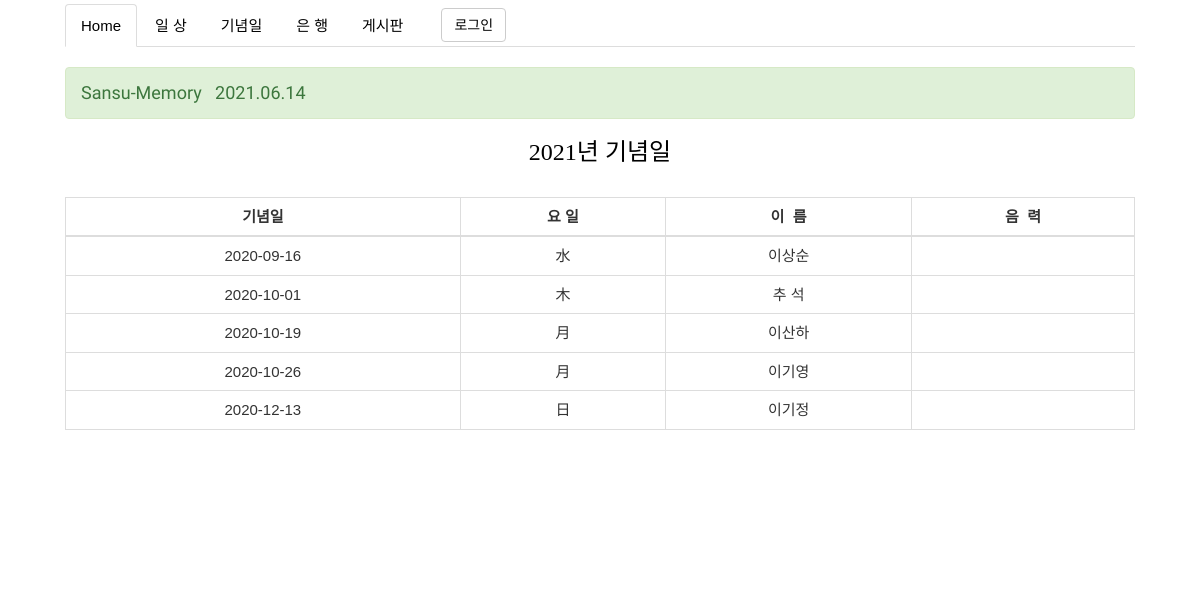
The app's page /anniversary_list/, older data.
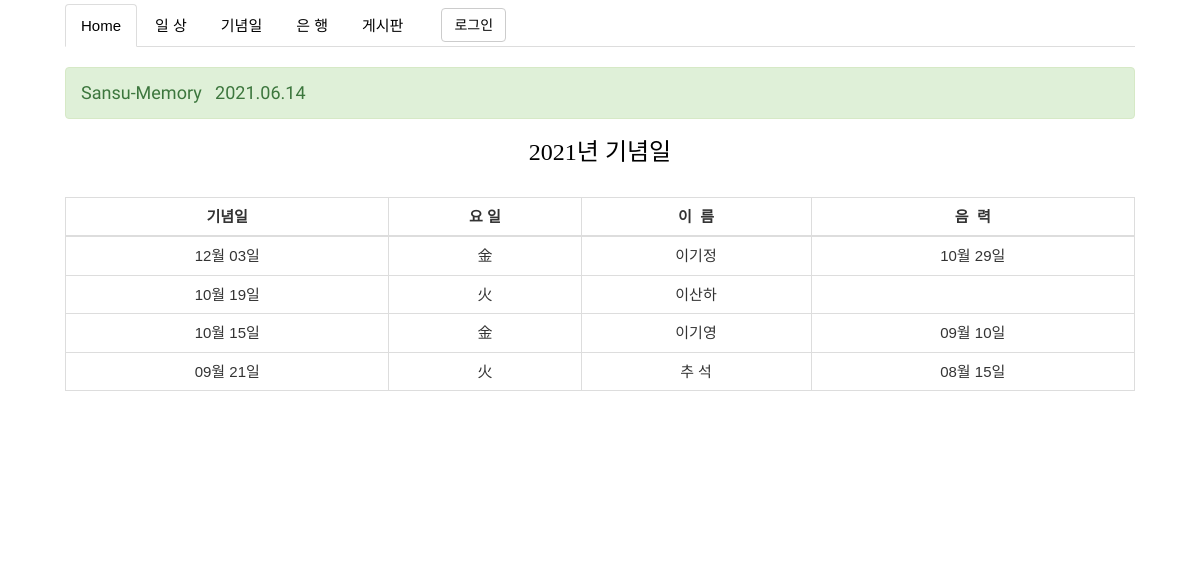
The same page, newer data.
### family_site/models.py (models this page shows, shortened)
class Anniversary(models.Model):
    anniversary_date = models.CharField('생일날자', max_length=20, help_text='생일날자')
    anniversary_day = models.CharField('요일', max_length=10,default='',  help_text='요일')
    anniversary_name = models.CharField('이름', max_length=20, default='', help_text='생일 당사자 이름')
    anniversary_lunar_date = models.CharField('생일 음력 날자', max_length=20, blank=True, help_text='생일 음력 날자')
    daily_created_date = models.DateTimeField('생성일', default=timezone.now, help_text='생성날자')
    daily_published_date = models.DateTimeField('수정일', auto_now=True, help_text='수정날자')
    class Meta:
        ordering = ('id',)

### family_site/views.py (the view)
# urls.py: path('anniversary_list/', views.AnniversaryListView.as_view(), name='anniversary_list'),
class AnniversaryListView(ListView):
    model = Anniversary
    template_name = 'family_site/anniversary/anniversary_list.html'
    def get_context_data(self, *args, **kwargs):
        context = super().get_context_data(*args, **kwargs)
        anni = date(2018,3,31)
        context['a'] = anni
        b = date.today()
        return context

### family_site/templates/family_site/anniversary/anniversary_list.html (shortened to what this page needs)
{% extends 'main_layout.html' %}
{% load static %}
{% block stylesheet %} {% static 'family_site/css/anniversary/anniversary_list.css' %} {% endblock stylesheet %}
{% block content1 %}
<h3 id='anniversary'>2021년 기념일</h3><br>
<table class='table table-bordered table-hover'>
    <thead>
        <tr>
            <th>기념일</th>
            <th>요 일</th>
            <th>이&nbsp;&nbsp;름</th>
            <th>음&nbsp;&nbsp;력</th>
        </tr>
    </thead>
    <tbody>{% for i in object_list %}
        <tr id='back'>
            <td>{{ i.anniversary_date }}</td>
            <td>{{ i.anniversary_day }}</td>
            <td>{{ i.anniversary_name }}</td>
            <td>{{ i.anniversary_lunar_date }}</td>
        </tr>{% endfor %}
    </tbody>
</table>
<br><br><br><br><br><br>
{% endblock content1 %}

Row changes from the older to the newer data that the page shows:
removed Anniversary: anniversary_date "2020-09-16", anniversary_day "水", anniversary_name "이상순"
removed Anniversary: anniversary_date "2020-10-01", anniversary_day "木", anniversary_name "추 석"
removed Anniversary: anniversary_date "2020-10-19", anniversary_day "月", anniversary_name "이산하"
removed Anniversary: anniversary_date "2020-10-26", anniversary_day "月", anniversary_name "이기영"
removed Anniversary: anniversary_date "2020-12-13", anniversary_day "日", anniversary_name "이기정"
added Anniversary: anniversary_date "12월 03일", anniversary_day "金", anniversary_name "이기정", anniversary_lunar_date "10월 29일"
added Anniversary: anniversary_date "10월 19일", anniversary_day "火", anniversary_name "이산하"
added Anniversary: anniversary_date "10월 15일", anniversary_day "金", anniversary_name "이기영", anniversary_lunar_date "09월 10일"
added Anniversary: anniversary_date "09월 21일", anniversary_day "火", anniversary_name "추 석", anniversary_lunar_date "08월 15일"
